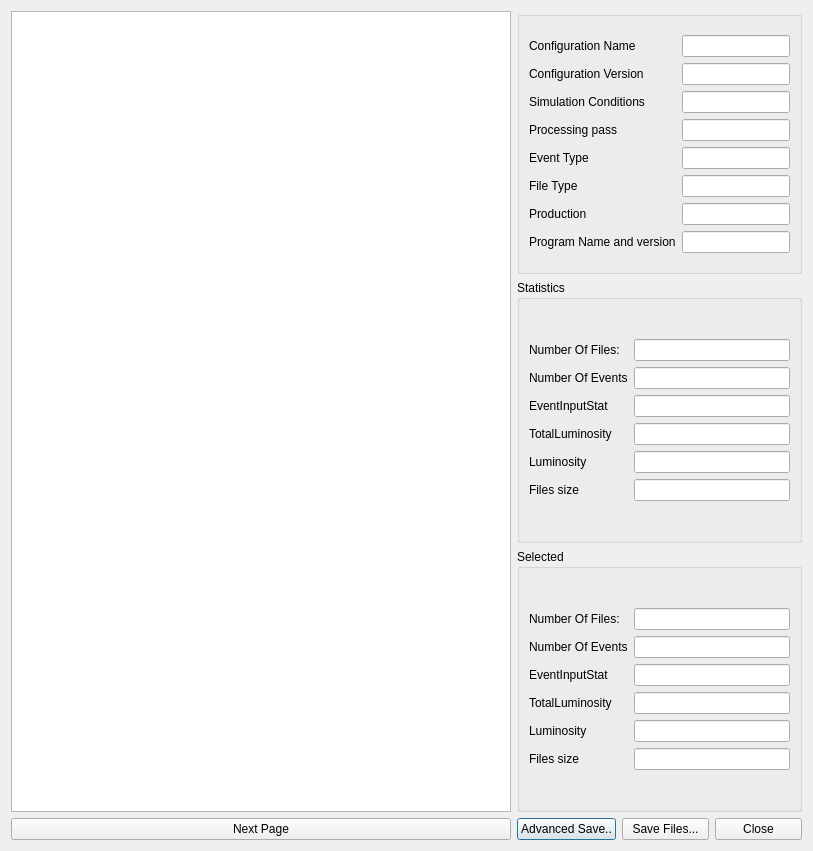
<ui version="4.0" >
 <class>FileDialog</class>
 <widget class="QDialog" name="FileDialog" >
  <property name="windowModality" >
   <enum>Qt::ApplicationModal</enum>
  </property>
  <property name="geometry" >
   <rect>
    <x>0</x>
    <y>0</y>
    <width>813</width>
    <height>851</height>
   </rect>
  </property>
  <property name="windowTitle" >
   <string>Feicim FileDialog</string>
  </property>
  <property name="modal" >
   <bool>false</bool>
  </property>
  <layout class="QGridLayout" >
   <item rowspan="3" row="0" column="0" >
    <widget class="QTableView" name="tableView" />
   </item>
   <item row="0" column="1" colspan="3" >
    <widget class="QGroupBox" name="groupBox_3" >
     <property name="title" >
      <string/>
     </property>
     <layout class="QGridLayout" >
      <item row="0" column="0" >
       <layout class="QGridLayout" >
        <item row="0" column="1" >
         <widget class="QLineEdit" name="configname" >
          <property name="readOnly" >
           <bool>true</bool>
          </property>
         </widget>
        </item>
        <item row="1" column="1" >
         <widget class="QLineEdit" name="configversion" >
          <property name="readOnly" >
           <bool>true</bool>
          </property>
         </widget>
        </item>
        <item row="2" column="1" >
         <widget class="QLineEdit" name="simulation" >
          <property name="readOnly" >
           <bool>true</bool>
          </property>
         </widget>
        </item>
        <item row="3" column="1" >
         <widget class="QLineEdit" name="processing" >
          <property name="readOnly" >
           <bool>true</bool>
          </property>
         </widget>
        </item>
        <item row="4" column="1" >
         <widget class="QLineEdit" name="eventtype" >
          <property name="readOnly" >
           <bool>true</bool>
          </property>
         </widget>
        </item>
        <item row="5" column="1" >
         <widget class="QLineEdit" name="filetype" >
          <property name="readOnly" >
           <bool>true</bool>
          </property>
         </widget>
        </item>
        <item row="6" column="1" >
         <widget class="QLineEdit" name="production" >
          <property name="readOnly" >
           <bool>true</bool>
          </property>
         </widget>
        </item>
        <item row="7" column="1" >
         <widget class="QLineEdit" name="progrnameandversion" >
          <property name="readOnly" >
           <bool>true</bool>
          </property>
         </widget>
        </item>
        <item row="0" column="0" >
         <widget class="QLabel" name="label_7" >
          <property name="text" >
           <string>Configuration Name</string>
          </property>
         </widget>
        </item>
        <item row="1" column="0" >
         <widget class="QLabel" name="label_8" >
          <property name="text" >
           <string>Configuration Version</string>
          </property>
         </widget>
        </item>
        <item row="2" column="0" >
         <widget class="QLabel" name="label_9" >
          <property name="text" >
           <string>Simulation Conditions</string>
          </property>
         </widget>
        </item>
        <item row="3" column="0" >
         <widget class="QLabel" name="label_10" >
          <property name="text" >
           <string>Processing pass</string>
          </property>
         </widget>
        </item>
        <item row="4" column="0" >
         <widget class="QLabel" name="label_11" >
          <property name="text" >
           <string>Event Type</string>
          </property>
         </widget>
        </item>
        <item row="5" column="0" >
         <widget class="QLabel" name="label_12" >
          <property name="text" >
           <string>File Type</string>
          </property>
         </widget>
        </item>
        <item row="6" column="0" >
         <widget class="QLabel" name="label_13" >
          <property name="text" >
           <string>Production</string>
          </property>
         </widget>
        </item>
        <item row="7" column="0" >
         <widget class="QLabel" name="label_14" >
          <property name="text" >
           <string>Program Name and version</string>
          </property>
         </widget>
        </item>
       </layout>
      </item>
     </layout>
    </widget>
   </item>
   <item row="1" column="1" colspan="3" >
    <widget class="QGroupBox" name="groupBox" >
     <property name="title" >
      <string>Statistics</string>
     </property>
     <layout class="QGridLayout" >
      <item row="0" column="0" >
       <layout class="QGridLayout" >
        <item row="1" column="0" >
         <layout class="QHBoxLayout" >
          <item>
           <widget class="QLabel" name="label_2" >
            <property name="text" >
             <string>Number Of Events</string>
            </property>
           </widget>
          </item>
         </layout>
        </item>
        <item row="0" column="0" >
         <widget class="QLabel" name="label" >
          <property name="text" >
           <string>Number Of Files:</string>
          </property>
         </widget>
        </item>
        <item row="0" column="1" >
         <widget class="QLineEdit" name="lineEdit" >
          <property name="readOnly" >
           <bool>true</bool>
          </property>
         </widget>
        </item>
        <item row="1" column="1" >
         <widget class="QLineEdit" name="lineEdit_2" >
          <property name="readOnly" >
           <bool>true</bool>
          </property>
         </widget>
        </item>
        <item row="5" column="0" >
         <widget class="QLabel" name="label_5" >
          <property name="text" >
           <string>Files size</string>
          </property>
         </widget>
        </item>
        <item row="5" column="1" >
         <widget class="QLineEdit" name="lineEdit_5" >
          <property name="readOnly" >
           <bool>true</bool>
          </property>
         </widget>
        </item>
        <item row="2" column="1" >
         <widget class="QLineEdit" name="alleventinputstat" />
        </item>
        <item row="2" column="0" >
         <widget class="QLabel" name="label_15" >
          <property name="text" >
           <string>EventInputStat</string>
          </property>
         </widget>
        </item>
        <item row="3" column="1" >
         <widget class="QLineEdit" name="alltotalluminosity" />
        </item>
        <item row="4" column="1" >
         <widget class="QLineEdit" name="allluminosity" />
        </item>
        <item row="3" column="0" >
         <widget class="QLabel" name="label_17" >
          <property name="text" >
           <string>TotalLuminosity</string>
          </property>
         </widget>
        </item>
        <item row="4" column="0" >
         <widget class="QLabel" name="label_18" >
          <property name="text" >
           <string>Luminosity</string>
          </property>
         </widget>
        </item>
       </layout>
      </item>
     </layout>
    </widget>
   </item>
   <item row="2" column="1" colspan="3" >
    <widget class="QGroupBox" name="groupBox_2" >
     <property name="title" >
      <string>Selected</string>
     </property>
     <layout class="QGridLayout" >
      <item row="0" column="0" >
       <layout class="QGridLayout" >
        <item row="1" column="0" >
         <layout class="QHBoxLayout" >
          <item>
           <widget class="QLabel" name="label_4" >
            <property name="text" >
             <string>Number Of Events</string>
            </property>
           </widget>
          </item>
         </layout>
        </item>
        <item row="0" column="1" >
         <widget class="QLineEdit" name="lineEdit_3" >
          <property name="readOnly" >
           <bool>true</bool>
          </property>
         </widget>
        </item>
        <item row="1" column="1" >
         <widget class="QLineEdit" name="lineEdit_4" >
          <property name="readOnly" >
           <bool>true</bool>
          </property>
         </widget>
        </item>
        <item row="0" column="0" >
         <widget class="QLabel" name="label_6" >
          <property name="text" >
           <string>Number Of Files:</string>
          </property>
         </widget>
        </item>
        <item row="5" column="1" >
         <widget class="QLineEdit" name="lineEdit_6" >
          <property name="readOnly" >
           <bool>true</bool>
          </property>
         </widget>
        </item>
        <item row="5" column="0" >
         <widget class="QLabel" name="label_3" >
          <property name="text" >
           <string>Files size</string>
          </property>
         </widget>
        </item>
        <item row="2" column="1" >
         <widget class="QLineEdit" name="eventInputstat" />
        </item>
        <item row="2" column="0" >
         <widget class="QLabel" name="label_16" >
          <property name="text" >
           <string>EventInputStat</string>
          </property>
         </widget>
        </item>
        <item row="3" column="1" >
         <widget class="QLineEdit" name="totalluminosity" />
        </item>
        <item row="4" column="1" >
         <widget class="QLineEdit" name="luminosity" />
        </item>
        <item row="3" column="0" >
         <widget class="QLabel" name="label_19" >
          <property name="text" >
           <string>TotalLuminosity</string>
          </property>
         </widget>
        </item>
        <item row="4" column="0" >
         <widget class="QLabel" name="label_20" >
          <property name="text" >
           <string>Luminosity</string>
          </property>
         </widget>
        </item>
       </layout>
      </item>
     </layout>
    </widget>
   </item>
   <item row="4" column="1" >
    <widget class="QPushButton" name="advancedSave" >
     <property name="text" >
      <string>Advanced Save..</string>
     </property>
    </widget>
   </item>
   <item row="4" column="2" >
    <widget class="QPushButton" name="saveButton" >
     <property name="text" >
      <string>Save Files...</string>
     </property>
    </widget>
   </item>
   <item row="4" column="3" >
    <widget class="QPushButton" name="closeButton" >
     <property name="text" >
      <string>Close</string>
     </property>
    </widget>
   </item>
   <item row="4" column="0" >
    <widget class="QPushButton" name="nextButton" >
     <property name="text" >
      <string>Next Page</string>
     </property>
    </widget>
   </item>
  </layout>
 </widget>
 <resources/>
 <connections/>
</ui>
